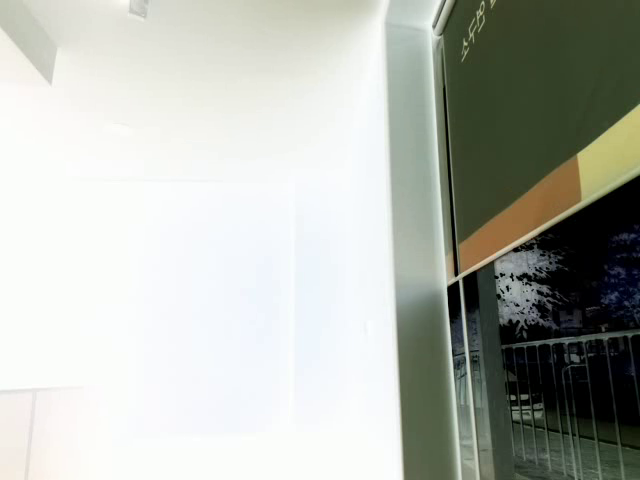
#> input picture frame 9 of start to book/output.avi, 640 x 480 px, given in place of camera, which was not available
$ python video.py
#> lines starting #> are read from the running program, lines starting #| are printed output that depends on the picture
import cv2

url = 'http://115.20.144.97:11092/?action=stream'
rtsp = 'rtsp://192.168.0.13:5554/camera'
cap = cv2.VideoCapture(rtsp)


def camera_in():

    if not cap.isOpened():
        print("camera open failed")
        return

    while True:
        ret, frame = cap.read()

        if not ret:
            break

        inversed = ~frame

        cv2.imshow('frame', frame)
        cv2.imshow('inversed', inversed)

        if cv2.waitKey(10) == 27:
            break

    cv2.destroyAllWindows()


def camera_in_video_out():
    if not cap.isOpened():
        print("camera open failed")
        return

    w = round(cap.get(cv2.CAP_PROP_FRAME_WIDTH))
    h = round(cap.get(cv2.CAP_PROP_FRAME_HEIGHT))
    fps = cap.get(cv2.CAP_PROP_FPS)
    fourcc = cv2.VideoWriter_fourcc(*'DIVX')  # *'DIVX' == 'D', 'I', 'V', 'X'
    delay = round(1000 / fps)

    outputVideo = cv2.VideoWriter('output.avi', fourcc, fps, (w, h))

    while True:
        ret, frame = cap.read()
#> frame is the input picture: shape (480, 640, 3); mean B, G, R 175, 182.7, 179.1

        if not ret:
            break

        inversed = ~frame
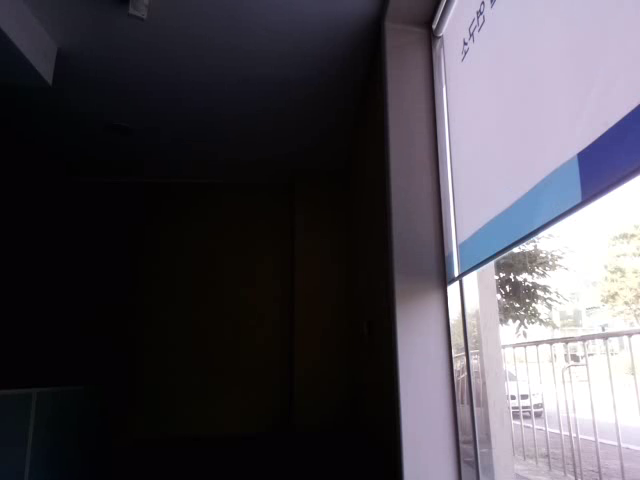
#> inversed: shape (480, 640, 3); mean B, G, R 80, 72.3, 75.9

        outputVideo.write(inversed)

        cv2.imshow('frame', frame)
        cv2.imshow('inversed', inversed)

        if cv2.waitKey(delay) == 27:
#> (key Esc is pressed here)
            break

    cv2.destroyAllWindows()


if __name__ == '__main__':
    camera_in_video_out()

$ run again, starting later in the video
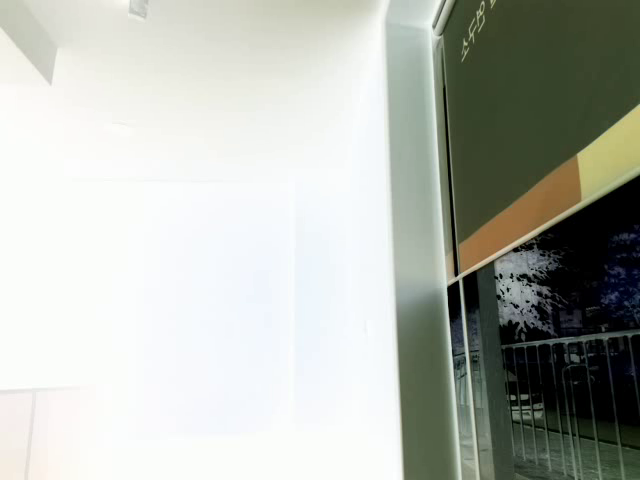
#> input picture frame 41 of start to book/output.avi, 640 x 480 px, given in place of camera, which was not available
#> in camera_in_video_out, frame is the input picture: shape (480, 640, 3); mean B, G, R 175.8, 183.5, 179.8
#> in camera_in_video_out, `inversed = ~frame`:
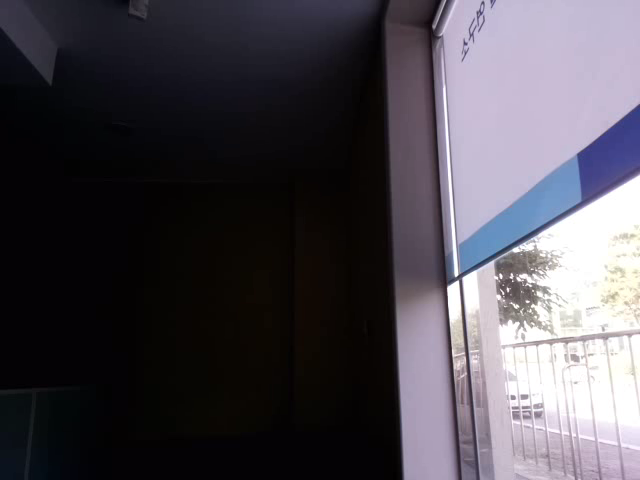
#> inversed: shape (480, 640, 3); mean B, G, R 79.2, 71.5, 75.2

$ run again, starting later in the video
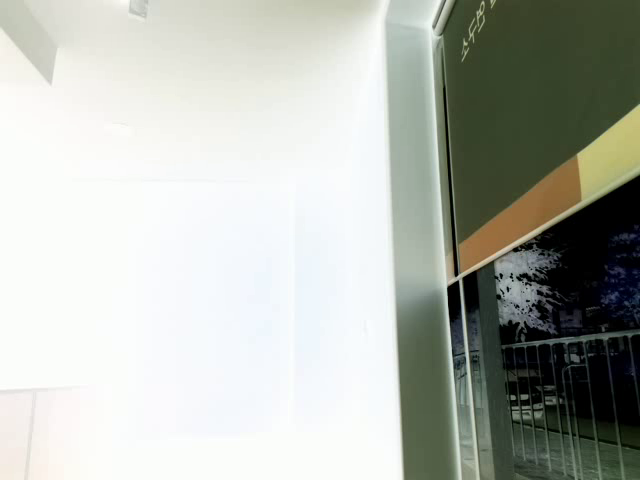
#> input picture frame 73 of start to book/output.avi, 640 x 480 px, given in place of camera, which was not available
#> in camera_in_video_out, frame is the input picture: shape (480, 640, 3); mean B, G, R 175.8, 183.4, 179.7
#> in camera_in_video_out, `inversed = ~frame`:
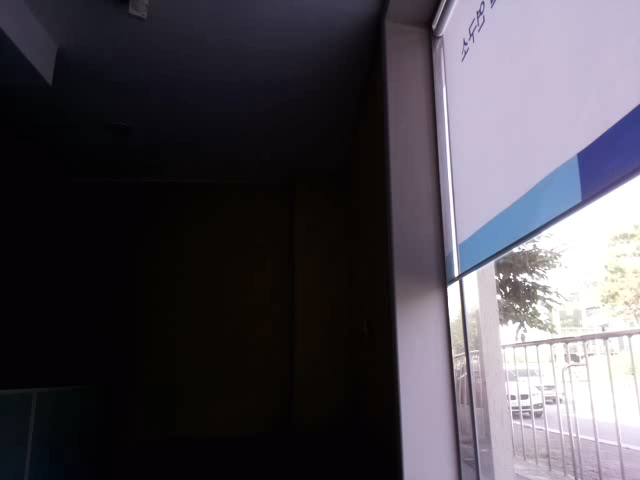
#> inversed: shape (480, 640, 3); mean B, G, R 79.2, 71.6, 75.3
